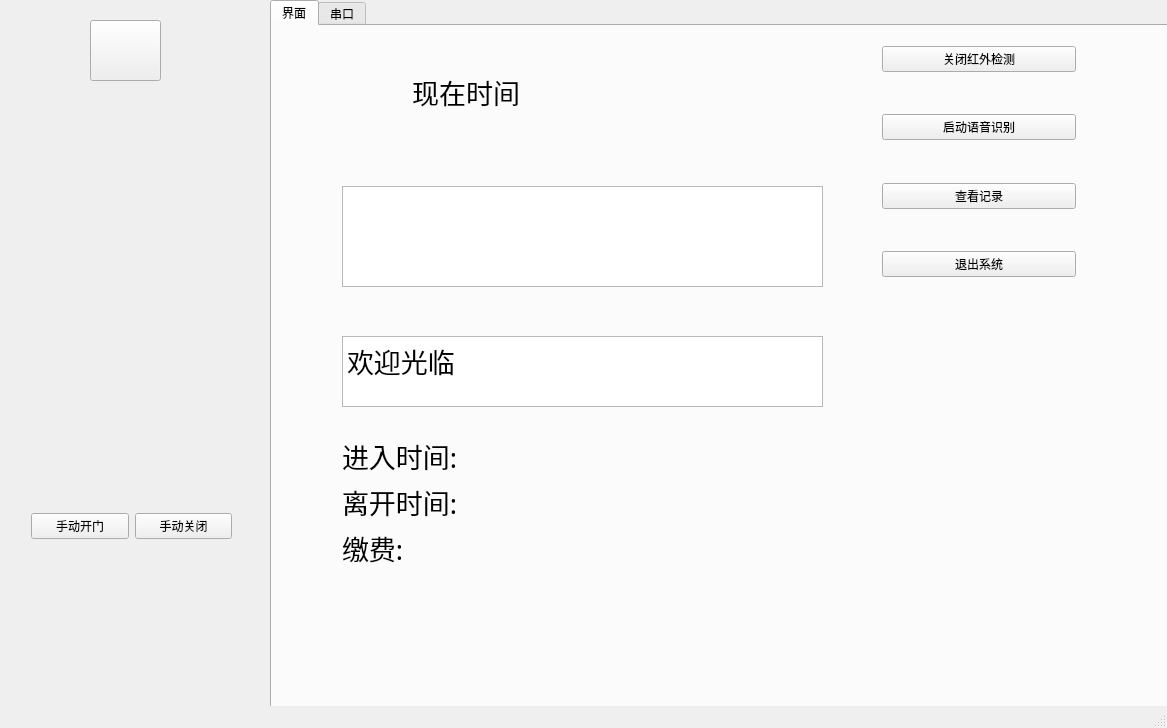
<?xml version="1.0" encoding="UTF-8"?>
<ui version="4.0">
 <class>MainWindow</class>
 <widget class="QMainWindow" name="MainWindow">
  <property name="geometry">
   <rect>
    <x>0</x>
    <y>0</y>
    <width>1167</width>
    <height>728</height>
   </rect>
  </property>
  <property name="windowTitle">
   <string>MainWindow</string>
  </property>
  <property name="styleSheet">
   <string notr="true">background-image: url(:/new/prefix1/oot/1.jpg);</string>
  </property>
  <widget class="QWidget" name="centralwidget">
   <widget class="QWidget" name="horizontalLayoutWidget">
    <property name="geometry">
     <rect>
      <x>30</x>
      <y>90</y>
      <width>201</width>
      <height>131</height>
     </rect>
    </property>
    <layout class="QHBoxLayout" name="ImageView"/>
   </widget>
   <widget class="QPushButton" name="buttonCapture">
    <property name="geometry">
     <rect>
      <x>90</x>
      <y>20</y>
      <width>71</width>
      <height>61</height>
     </rect>
    </property>
    <property name="styleSheet">
     <string notr="true">border-image: url(:/new/prefix1/oot/11111.jpg);</string>
    </property>
    <property name="text">
     <string/>
    </property>
   </widget>
   <widget class="QTabWidget" name="tabWidget">
    <property name="geometry">
     <rect>
      <x>270</x>
      <y>0</y>
      <width>901</width>
      <height>899</height>
     </rect>
    </property>
    <property name="currentIndex">
     <number>0</number>
    </property>
    <widget class="QWidget" name="tab">
     <attribute name="title">
      <string>界面</string>
     </attribute>
     <widget class="QWidget" name="verticalLayoutWidget_2">
      <property name="geometry">
       <rect>
        <x>70</x>
        <y>160</y>
        <width>481</width>
        <height>101</height>
       </rect>
      </property>
      <layout class="QVBoxLayout" name="verticalLayout_2">
       <item>
        <widget class="QTextBrowser" name="textBrowser">
         <property name="font">
          <font>
           <family>Agency FB</family>
           <pointsize>20</pointsize>
          </font>
         </property>
        </widget>
       </item>
      </layout>
     </widget>
     <widget class="QWidget" name="verticalLayoutWidget_3">
      <property name="geometry">
       <rect>
        <x>70</x>
        <y>20</y>
        <width>481</width>
        <height>91</height>
       </rect>
      </property>
      <layout class="QVBoxLayout" name="verticalLayout_3">
       <item>
        <widget class="QLabel" name="dateTime">
         <property name="font">
          <font>
           <family>Agency FB</family>
           <pointsize>20</pointsize>
          </font>
         </property>
         <property name="text">
          <string>          现在时间</string>
         </property>
        </widget>
       </item>
      </layout>
     </widget>
     <widget class="QWidget" name="layoutWidget">
      <property name="geometry">
       <rect>
        <x>610</x>
        <y>20</y>
        <width>194</width>
        <height>231</height>
       </rect>
      </property>
      <layout class="QGridLayout" name="gridLayout_2">
       <item row="2" column="1">
        <widget class="QPushButton" name="pushButton_9">
         <property name="text">
          <string>启动语音识别</string>
         </property>
        </widget>
       </item>
       <item row="5" column="1">
        <spacer name="verticalSpacer_2">
         <property name="orientation">
          <enum>Qt::Vertical</enum>
         </property>
         <property name="sizeHint" stdset="0">
          <size>
           <width>20</width>
           <height>40</height>
          </size>
         </property>
        </spacer>
       </item>
       <item row="4" column="1">
        <widget class="QPushButton" name="pushButton">
         <property name="text">
          <string>查看记录</string>
         </property>
        </widget>
       </item>
       <item row="6" column="1">
        <widget class="QPushButton" name="pushButton_3">
         <property name="text">
          <string>退出系统</string>
         </property>
        </widget>
       </item>
       <item row="0" column="1">
        <widget class="QPushButton" name="pushButton_2">
         <property name="text">
          <string>关闭红外检测</string>
         </property>
        </widget>
       </item>
       <item row="3" column="1">
        <spacer name="verticalSpacer">
         <property name="orientation">
          <enum>Qt::Vertical</enum>
         </property>
         <property name="sizeHint" stdset="0">
          <size>
           <width>20</width>
           <height>40</height>
          </size>
         </property>
        </spacer>
       </item>
       <item row="1" column="1">
        <spacer name="verticalSpacer_6">
         <property name="orientation">
          <enum>Qt::Vertical</enum>
         </property>
         <property name="sizeHint" stdset="0">
          <size>
           <width>20</width>
           <height>40</height>
          </size>
         </property>
        </spacer>
       </item>
      </layout>
     </widget>
     <widget class="QTextEdit" name="textEdit_2">
      <property name="geometry">
       <rect>
        <x>70</x>
        <y>310</y>
        <width>481</width>
        <height>71</height>
       </rect>
      </property>
      <property name="html">
       <string>&lt;!DOCTYPE HTML PUBLIC &quot;-//W3C//DTD HTML 4.0//EN&quot; &quot;http://www.w3.org/TR/REC-html40/strict.dtd&quot;&gt;
&lt;html&gt;&lt;head&gt;&lt;meta name=&quot;qrichtext&quot; content=&quot;1&quot; /&gt;&lt;style type=&quot;text/css&quot;&gt;
p, li { white-space: pre-wrap; }
&lt;/style&gt;&lt;/head&gt;&lt;body style=&quot; font-family:'SimSun'; font-size:9pt; font-weight:400; font-style:normal;&quot;&gt;
&lt;p style=&quot; margin-top:0px; margin-bottom:0px; margin-left:0px; margin-right:0px; -qt-block-indent:0; text-indent:0px;&quot;&gt;&lt;span style=&quot; font-family:'SimSun'; font-size:20pt;&quot;&gt;欢迎光临&lt;/span&gt;&lt;/p&gt;&lt;/body&gt;&lt;/html&gt;</string>
      </property>
     </widget>
     <widget class="QWidget" name="layoutWidget">
      <property name="geometry">
       <rect>
        <x>70</x>
        <y>410</y>
        <width>481</width>
        <height>171</height>
       </rect>
      </property>
      <layout class="QFormLayout" name="formLayout">
       <item row="0" column="0">
        <widget class="QLabel" name="label_10">
         <property name="font">
          <font>
           <family>Agency FB</family>
           <pointsize>20</pointsize>
          </font>
         </property>
         <property name="text">
          <string>进入时间:</string>
         </property>
        </widget>
       </item>
       <item row="0" column="1">
        <widget class="QLabel" name="label_2">
         <property name="font">
          <font>
           <family>Agency FB</family>
           <pointsize>20</pointsize>
          </font>
         </property>
         <property name="text">
          <string/>
         </property>
        </widget>
       </item>
       <item row="1" column="0">
        <widget class="QLabel" name="label_11">
         <property name="font">
          <font>
           <family>Agency FB</family>
           <pointsize>20</pointsize>
          </font>
         </property>
         <property name="text">
          <string>离开时间:</string>
         </property>
        </widget>
       </item>
       <item row="1" column="1">
        <widget class="QLabel" name="label_3">
         <property name="font">
          <font>
           <family>Agency FB</family>
           <pointsize>20</pointsize>
          </font>
         </property>
         <property name="text">
          <string/>
         </property>
        </widget>
       </item>
       <item row="2" column="0">
        <widget class="QLabel" name="label_12">
         <property name="font">
          <font>
           <family>Agency FB</family>
           <pointsize>20</pointsize>
          </font>
         </property>
         <property name="text">
          <string>缴费:</string>
         </property>
        </widget>
       </item>
       <item row="2" column="1">
        <widget class="QLabel" name="label_4">
         <property name="font">
          <font>
           <family>Agency FB</family>
           <pointsize>20</pointsize>
          </font>
         </property>
         <property name="text">
          <string/>
         </property>
        </widget>
       </item>
      </layout>
     </widget>
    </widget>
    <widget class="QWidget" name="tab2">
     <attribute name="title">
      <string>串口</string>
     </attribute>
     <widget class="QPushButton" name="pushButton_8">
      <property name="geometry">
       <rect>
        <x>370</x>
        <y>510</y>
        <width>93</width>
        <height>28</height>
       </rect>
      </property>
      <property name="text">
       <string>发送</string>
      </property>
     </widget>
     <widget class="QWidget" name="layoutWidget">
      <property name="geometry">
       <rect>
        <x>370</x>
        <y>50</y>
        <width>181</width>
        <height>261</height>
       </rect>
      </property>
      <layout class="QGridLayout" name="gridLayout_4">
       <item row="1" column="1">
        <widget class="QComboBox" name="comboBox_2">
         <item>
          <property name="text">
           <string>115200</string>
          </property>
         </item>
        </widget>
       </item>
       <item row="2" column="1">
        <widget class="QComboBox" name="comboBox_3">
         <item>
          <property name="text">
           <string>1</string>
          </property>
         </item>
        </widget>
       </item>
       <item row="3" column="0">
        <widget class="QLabel" name="label_8">
         <property name="text">
          <string>数据位</string>
         </property>
        </widget>
       </item>
       <item row="5" column="1">
        <widget class="QPushButton" name="pushButton_6">
         <property name="text">
          <string>打开</string>
         </property>
        </widget>
       </item>
       <item row="6" column="1">
        <widget class="QPushButton" name="pushButton_7">
         <property name="text">
          <string>关闭</string>
         </property>
        </widget>
       </item>
       <item row="0" column="1">
        <widget class="QComboBox" name="comboBox"/>
       </item>
       <item row="2" column="0">
        <widget class="QLabel" name="label_7">
         <property name="text">
          <string>停止位</string>
         </property>
        </widget>
       </item>
       <item row="4" column="0">
        <widget class="QLabel" name="label_9">
         <property name="text">
          <string>奇偶校验</string>
         </property>
        </widget>
       </item>
       <item row="1" column="0">
        <widget class="QLabel" name="label_6">
         <property name="text">
          <string>波特率</string>
         </property>
        </widget>
       </item>
       <item row="3" column="1">
        <widget class="QComboBox" name="comboBox_4">
         <item>
          <property name="text">
           <string>8</string>
          </property>
         </item>
        </widget>
       </item>
       <item row="4" column="1">
        <widget class="QComboBox" name="comboBox_5">
         <item>
          <property name="text">
           <string>无</string>
          </property>
         </item>
        </widget>
       </item>
       <item row="0" column="0">
        <widget class="QLabel" name="label_5">
         <property name="text">
          <string>选串口</string>
         </property>
        </widget>
       </item>
      </layout>
     </widget>
     <widget class="QWidget" name="layoutWidget">
      <property name="geometry">
       <rect>
        <x>30</x>
        <y>50</y>
        <width>281</width>
        <height>491</height>
       </rect>
      </property>
      <layout class="QGridLayout" name="gridLayout_5">
       <item row="0" column="0">
        <layout class="QVBoxLayout" name="verticalLayout_4">
         <item>
          <widget class="QTextBrowser" name="textBrowser_2"/>
         </item>
        </layout>
       </item>
       <item row="1" column="0">
        <spacer name="verticalSpacer_5">
         <property name="orientation">
          <enum>Qt::Vertical</enum>
         </property>
         <property name="sizeHint" stdset="0">
          <size>
           <width>20</width>
           <height>40</height>
          </size>
         </property>
        </spacer>
       </item>
       <item row="2" column="0">
        <layout class="QVBoxLayout" name="verticalLayout_5">
         <item>
          <widget class="QTextEdit" name="textEdit"/>
         </item>
        </layout>
       </item>
      </layout>
     </widget>
    </widget>
   </widget>
   <widget class="QWidget" name="verticalLayoutWidget">
    <property name="geometry">
     <rect>
      <x>30</x>
      <y>260</y>
      <width>201</width>
      <height>131</height>
     </rect>
    </property>
    <layout class="QVBoxLayout" name="verticalLayout">
     <item>
      <widget class="QLabel" name="image">
       <property name="text">
        <string/>
       </property>
      </widget>
     </item>
    </layout>
   </widget>
   <widget class="QWidget" name="layoutWidget">
    <property name="geometry">
     <rect>
      <x>31</x>
      <y>430</y>
      <width>201</width>
      <height>191</height>
     </rect>
    </property>
    <layout class="QGridLayout" name="gridLayout">
     <item row="0" column="0" colspan="2">
      <spacer name="verticalSpacer_3">
       <property name="orientation">
        <enum>Qt::Vertical</enum>
       </property>
       <property name="sizeHint" stdset="0">
        <size>
         <width>20</width>
         <height>40</height>
        </size>
       </property>
      </spacer>
     </item>
     <item row="1" column="0">
      <widget class="QPushButton" name="pushButton_4">
       <property name="text">
        <string>手动开门</string>
       </property>
      </widget>
     </item>
     <item row="1" column="1">
      <widget class="QPushButton" name="pushButton_5">
       <property name="text">
        <string>手动关闭</string>
       </property>
      </widget>
     </item>
     <item row="2" column="0" colspan="2">
      <spacer name="verticalSpacer_4">
       <property name="orientation">
        <enum>Qt::Vertical</enum>
       </property>
       <property name="sizeHint" stdset="0">
        <size>
         <width>20</width>
         <height>40</height>
        </size>
       </property>
      </spacer>
     </item>
    </layout>
   </widget>
  </widget>
  <widget class="QMenuBar" name="menubar">
   <property name="geometry">
    <rect>
     <x>0</x>
     <y>0</y>
     <width>1167</width>
     <height>26</height>
    </rect>
   </property>
  </widget>
  <widget class="QStatusBar" name="statusbar"/>
 </widget>
 <resources/>
 <connections/>
</ui>
